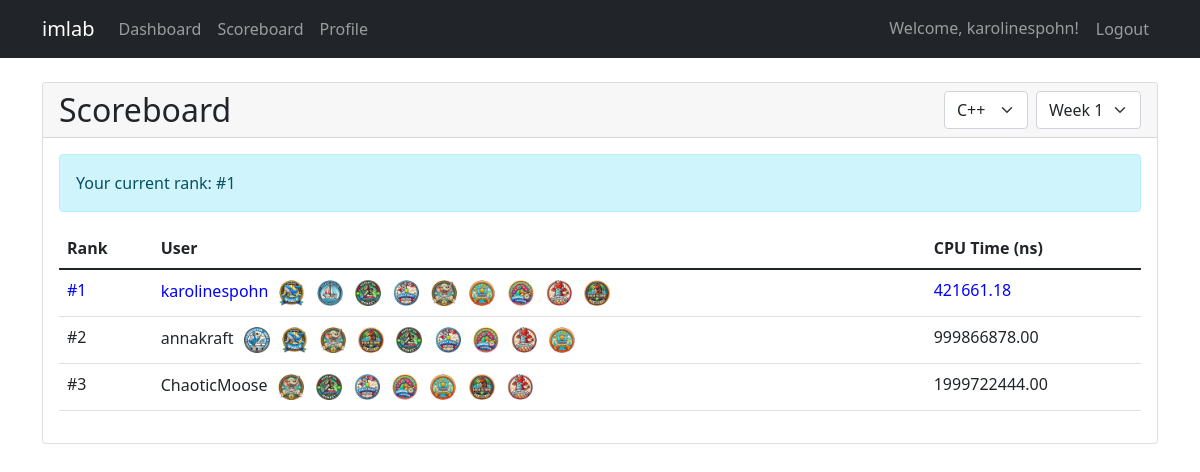
The page /scoreboard/ (signed in) on the database its author committed.
### miga/models.py (models this page shows, shortened)
class User(AbstractUser):
    hidden_username = models.CharField(max_length=50, unique=True)
    use_hidden_username = models.BooleanField(default=False)
    total_score = models.IntegerField(default=0)
    joined_date = models.DateTimeField(default=timezone.now)
    assignments_completed = models.IntegerField(default=0)
    class Meta:
        ordering = ['-total_score']
    @property
    def display_name(self):
        return self.hidden_username if self.use_hidden_username else self.username

class UserAward(models.Model):
    user = models.ForeignKey(User, on_delete=models.CASCADE, related_name='awards')
    award = models.ForeignKey(Award, on_delete=models.CASCADE)
    earned_date = models.DateTimeField(auto_now_add=True)
    class Meta:
        unique_together = ['user', 'award']

class Award(models.Model):
    name = models.CharField(max_length=100, unique=True)
    description = models.TextField()
    image_name = models.CharField(max_length=100, editable=False)

### miga/views.py (the view)
# urls.py: path('scoreboard/', views.scoreboard, name='scoreboard'),
@login_required
def scoreboard(request):
    period = request.GET.get('period', 'week1')
    language = request.GET.get('language', 'cpp')
    if language not in ['cpp', 'rust']:
        language = 'cpp'
    week_number = int(period.replace('week', ''))
    sorted_users, user_times = get_user_rankings(week_number, language)
    for user in sorted_users:
        user.user_awards = UserAward.objects.filter(user=user).select_related('award')
        user.cpu_time = user_times.get(user.id, 0)
    current_user_rank = calculate_user_rank(request.user, sorted_users) or 0
    return render(request, 'miga/scoreboard.html', {
        'users': sorted_users[:10],
        'current_period': period,
        'current_language': language,
        'current_user_rank': current_user_rank,
    })

### miga/views.py (called while the page is built)
def get_benchmark_pattern(week_number):
    return (
        f"BM_W{week_number}_",
        f"BM_W{week_number}"
    )

def get_benchmark_metrics(user=None, week_number=None, language='cpp'):
    pattern_with_underscore, pattern_without_underscore = get_benchmark_pattern(week_number)
    query = Q(benchmark_result__language=language)
    if user:
        query &= Q(benchmark_result__user=user)
    if week_number:
        query &= (
            Q(benchmark_name__startswith=pattern_with_underscore) |
            Q(benchmark_name=pattern_without_underscore)
        )
    return BenchmarkMetric.objects.filter(query).order_by('-benchmark_result__submission_time')

def get_user_rankings(week_number, language='cpp'):
    pattern_with_underscore, pattern_without_underscore = get_benchmark_pattern(week_number)
    users_with_benchmarks = User.objects.filter(
        (Q(benchmarkresult__metrics__benchmark_name__startswith=pattern_with_underscore) |
        Q(benchmarkresult__metrics__benchmark_name=pattern_without_underscore)) &
        Q(benchmarkresult__language=language)
    ).distinct()
    user_times = {}
    for user in users_with_benchmarks:
        metrics = get_benchmark_metrics(user=user, week_number=week_number, language=language)
        if metrics.exists():
            user_times[user.id] = metrics.first().cpu_time
    sorted_users = sorted(
        users_with_benchmarks,
        key=lambda u: user_times.get(u.id, float('inf'))
    )
    return sorted_users, user_times

def calculate_user_rank(user, sorted_users):
    return next(
        (i + 1 for i, u in enumerate(sorted_users) if u == user),
        None
    )

### miga/templates/miga/scoreboard.html (shortened to what this page needs)
{% extends 'miga/base.html' %}
{% block content %}
    <div class="row mb-4">
        <div class="col-md-12">
            <div class="card">
                <div class="card-header d-flex justify-content-between align-items-center">
                    <h2 class="mb-0">Scoreboard</h2>
                    <div class="d-flex">
                        <select class="form-select me-2" style="width: auto"
                                id="language-select"
                                onchange="updateScoreboard()">
                            <option value="cpp" {% if current_language == 'cpp' %}selected{% endif %}>C++</option>
                        </select>
                        <select class="form-select" style="width: auto"
                                id="period-select"
                                onchange="updateScoreboard()">
                            {% for week in "123456"|make_list %}
                                <option value="week{{ week }}"
                                        {% if current_period == 'week'|add:week %}selected{% endif %}>
                                    Week {{ week }}
                                </option>
                            {% endfor %}
                        </select>
                    </div>
                </div>
                <div class="card-body">
                    {% if current_user_rank %}
                        <div class="alert alert-info">
                            Your current rank: #{{ current_user_rank }}
                        </div>
                    {% endif %}
                    <div class="table-responsive">
                        <table class="table">
                            <thead>
                            <tr>
                                <th>Rank</th>
                                <th>User</th>
                                <th>CPU Time (ns)</th>
                            </tr>
                            </thead>
                            <tbody>
                            {% for user in users %}
                                 <tr {% if user == request.user %}style="color: blue;"{% endif %}>
                                    <td>#{{ forloop.counter }}</td>
                                    <td>
                                        {{ user.display_name }}
                                        {% load static %}
                                        {% for user_award in user.user_awards %}
                                            <img src="{% static 'images/'|add:user_award.award.image_name|add:'.png' %}"
                                                 alt="{{ user_award.award.name }}"
                                                 title="{{ user_award.award.description }}"
                                                 class="ms-1"
                                                 style="height: 30px; width: auto; background-color: white; padding: 2px; border-radius: 2px;">
                                        {% endfor %}
                                    </td>
                                    <td>{{ user.cpu_time|floatformat:2 }}</td>
                                </tr>
                            {% empty %}
                                <tr>
                                    <td colspan="3" class="text-center">No rankings available for this period.</td>
                                </tr>
                            {% endfor %}
                            </tbody>
                        </table>
                    </div>
                </div>
            </div>
        </div>
    </div>
{% endblock %}

### miga/templates/miga/base.html (shortened to what this page needs)
<!DOCTYPE html>
<html lang="en">
<head>
    <link href="https://cdn.jsdelivr.net/npm/bootstrap@5.1.3/dist/css/bootstrap.min.css" rel="stylesheet">
</head>
<body>
<nav class="navbar navbar-expand-lg navbar-dark bg-dark">
    <div class="container">
        <a class="navbar-brand" href="{% url 'dashboard' %}">imlab</a>
        <div class="collapse navbar-collapse" id="navbarNav">
            <ul class="navbar-nav me-auto">
                {% if user.is_authenticated %}
                    <li class="nav-item">
                        <a class="nav-link" href="{% url 'dashboard' %}">Dashboard</a>
                    </li>
                    <li class="nav-item">
                        <a class="nav-link" href="{% url 'scoreboard' %}">Scoreboard</a>
                    </li>
                    <li class="nav-item">
                        <a class="nav-link" href="{% url 'profile' %}">Profile</a>
                    </li>
                {% endif %}
            </ul>
            <ul class="navbar-nav">
                {% if user.is_authenticated %}
                    <li class="nav-item">
                        <span class="nav-link">Welcome, {{ user.username }}!</span>
                    </li>
                    <form method="post" action="{% url 'logout' %}" class="nav-item">
                        <button type="submit" class="nav-link btn btn-link">Logout</button>
                    </form>
                {% else %}
                    <li class="nav-item">
                        <a class="nav-link" href="{% url 'login' %}">Login</a>
                    </li>
                {% endif %}
            </ul>
        </div>
    </div>
</nav>
<div class="container mt-4">
    {% block content %}
    {% endblock %}
</div>
</body>
</html>

### rows shown on the page
User: username "karolinespohn", display_name "karolinespohn", cpu_time "421661.18"
UserAward: award.image_name (picture)
UserAward: award.image_name (picture)
UserAward: award.image_name (picture)
UserAward: award.image_name (picture)
UserAward: award.image_name (picture)
UserAward: award.image_name (picture)
UserAward: award.image_name (picture)
UserAward: award.image_name (picture)
UserAward: award.image_name (picture)
User: display_name "annakraft", cpu_time "999866878.00"
UserAward: award.image_name (picture)
UserAward: award.image_name (picture)
UserAward: award.image_name (picture)
UserAward: award.image_name (picture)
UserAward: award.image_name (picture)
UserAward: award.image_name (picture)
UserAward: award.image_name (picture)
UserAward: award.image_name (picture)
UserAward: award.image_name (picture)
User: display_name "ChaoticMoose", cpu_time "1999722444.00"
UserAward: award.image_name (picture)
UserAward: award.image_name (picture)
UserAward: award.image_name (picture)
UserAward: award.image_name (picture)
UserAward: award.image_name (picture)
UserAward: award.image_name (picture)
UserAward: award.image_name (picture)

### other values the page prints
{{ current_user_rank }} "1"
